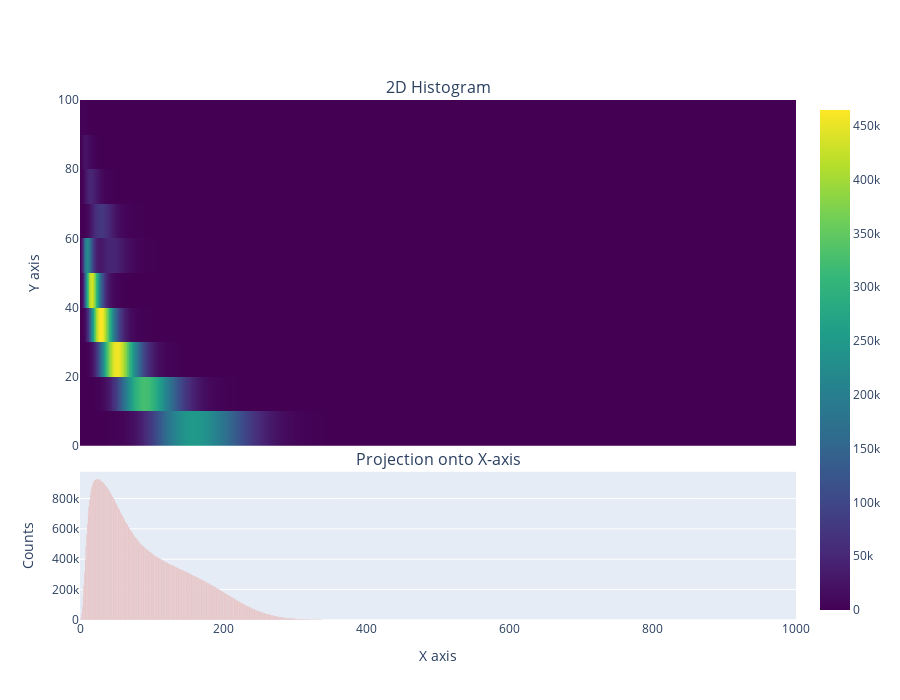

The cell this chart's notebook holds for it:
### Code cell
import numpy as np
import plotly.graph_objects as go
from plotly.subplots import make_subplots

# Assuming hist2d is already defined, e.g.:
hist2d = hists_read[0][type_loc]

# Extract bin info
nbins_x = hist2d.GetNbinsX()
nbins_y = hist2d.GetNbinsY()

# Axis bin centers
x_centers = [hist2d.GetXaxis().GetBinCenter(i+1) for i in range(nbins_x)]
y_centers = [hist2d.GetYaxis().GetBinCenter(j+1) for j in range(nbins_y)]

# Z content: shape (nbins_y, nbins_x) for Plotly
z_content = np.array([[hist2d.GetBinContent(i+1, j+1) 
                       for i in range(nbins_x)] for j in range(nbins_y)])

# Projection onto X: sum along Y for each X bin
proj_x = np.sum(z_content, axis=0)

# --- Create subplots: 2 rows ---
fig = make_subplots(
    rows=2, cols=1,
    shared_xaxes=True,  # ✅ correct
    row_heights=[0.7, 0.3],
    vertical_spacing=0.05,
    subplot_titles=("2D Histogram", "Projection onto X-axis")
)


# Add 2D heatmap
fig.add_trace(
    go.Heatmap(
        x=x_centers,
        y=y_centers,
        z=z_content,
        coloraxis="coloraxis"
    ),
    row=1, col=1
)

# Add 1D X projection
fig.add_trace(
    go.Bar(
        x=x_centers,
        y=proj_x,
        name="X Projection"
    ),
    row=2, col=1
)

# Layout
fig.update_layout(
    height=700,
    width=900,
    coloraxis={"colorscale": "Viridis"},
    xaxis2_title="X axis",
    yaxis1_title="Y axis",
    yaxis2_title="Counts",
    showlegend=False
)

fig.show()

### Figure 1 — Plotly figure (JSON) as saved in the notebook; plotly's stock layout.template omitted (floating-point values rounded to 4 significant figures; data arrays with more than 128 entries replaced by an {"elided": "..."} marker saying what was removed)
{"data": [{"coloraxis": "coloraxis", "type": "heatmap", "x": {"elided": "1000 float values"}, "xaxis": "x", "y": [5, 15, 25, 35, 45, 55, 65, 75, 85, 95], "yaxis": "y", "z": {"elided": "10x1000 int values"}}, {"name": "X Projection", "type": "bar", "x": {"elided": "1000 float values"}, "xaxis": "x2", "y": {"elided": "1000 int values"}, "yaxis": "y2"}], "layout": {"annotations": [{"font": {"size": 16}, "showarrow": false, "text": "2D Histogram", "x": 0.5, "xanchor": "center", "xref": "paper", "y": 1.0, "yanchor": "bottom", "yref": "paper"}, {"font": {"size": 16}, "showarrow": false, "text": "Projection onto X-axis", "x": 0.5, "xanchor": "center", "xref": "paper", "y": 0.285, "yanchor": "bottom", "yref": "paper"}], "coloraxis": {"colorscale": [[0, "#440154"], [0.1111, "#482878"], [0.2222, "#3e4989"], [0.3333, "#31688e"], [0.4444, "#26828e"], [0.5556, "#1f9e89"], [0.6667, "#35b779"], [0.7778, "#6ece58"], [0.8889, "#b5de2b"], [1, "#fde725"]]}, "height": 700, "showlegend": false, "width": 900, "xaxis": {"anchor": "y", "domain": [0, 1], "matches": "x2", "showticklabels": false}, "xaxis2": {"anchor": "y2", "domain": [0, 1], "title": {"text": "X axis"}}, "yaxis": {"anchor": "x", "domain": [0.335, 1.0], "title": {"text": "Y axis"}}, "yaxis2": {"anchor": "x2", "domain": [0, 0.285], "title": {"text": "Counts"}}}}
